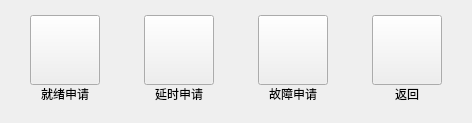
       <widget class="QWidget" name="controlStateSetPage">
        <layout class="QHBoxLayout" name="horizontalLayout_14">
         <property name="spacing">
          <number>44</number>
         </property>
         <property name="leftMargin">
          <number>30</number>
         </property>
         <property name="topMargin">
          <number>15</number>
         </property>
         <property name="rightMargin">
          <number>30</number>
         </property>
         <property name="bottomMargin">
          <number>20</number>
         </property>
         <item>
          <layout class="QVBoxLayout" name="verticalLayout_13">
           <property name="spacing">
            <number>0</number>
           </property>
           <item>
            <widget class="QPushButton" name="readyBtn">
             <property name="minimumSize">
              <size>
               <width>70</width>
               <height>70</height>
              </size>
             </property>
             <property name="maximumSize">
              <size>
               <width>70</width>
               <height>70</height>
              </size>
             </property>
             <property name="text">
              <string/>
             </property>
             <property name="autoRepeatDelay">
              <number>500</number>
             </property>
             <property name="autoRepeatInterval">
              <number>200</number>
             </property>
            </widget>
           </item>
           <item>
            <widget class="QLabel" name="readyBtnLabel">
             <property name="maximumSize">
              <size>
               <width>70</width>
               <height>16777215</height>
              </size>
             </property>
             <property name="text">
              <string>就绪申请</string>
             </property>
             <property name="alignment">
              <set>Qt::AlignCenter</set>
             </property>
            </widget>
           </item>
          </layout>
         </item>
         <item>
          <layout class="QVBoxLayout" name="verticalLayout_14">
           <property name="spacing">
            <number>0</number>
           </property>
           <item>
            <widget class="QPushButton" name="delayBtn">
             <property name="minimumSize">
              <size>
               <width>70</width>
               <height>70</height>
              </size>
             </property>
             <property name="maximumSize">
              <size>
               <width>70</width>
               <height>70</height>
              </size>
             </property>
             <property name="text">
              <string/>
             </property>
             <property name="autoRepeatDelay">
              <number>500</number>
             </property>
             <property name="autoRepeatInterval">
              <number>200</number>
             </property>
            </widget>
           </item>
           <item>
            <widget class="QLabel" name="delayBtnLabel">
             <property name="maximumSize">
              <size>
               <width>70</width>
               <height>16777215</height>
              </size>
             </property>
             <property name="text">
              <string>延时申请</string>
             </property>
             <property name="alignment">
              <set>Qt::AlignCenter</set>
             </property>
            </widget>
           </item>
          </layout>
         </item>
         <item>
          <layout class="QVBoxLayout" name="verticalLayout_15">
           <property name="spacing">
            <number>0</number>
           </property>
           <item>
            <widget class="QPushButton" name="faultBtn">
             <property name="minimumSize">
              <size>
               <width>70</width>
               <height>70</height>
              </size>
             </property>
             <property name="maximumSize">
              <size>
               <width>70</width>
               <height>70</height>
              </size>
             </property>
             <property name="text">
              <string/>
             </property>
             <property name="autoRepeatDelay">
              <number>500</number>
             </property>
             <property name="autoRepeatInterval">
              <number>200</number>
             </property>
            </widget>
           </item>
           <item>
            <widget class="QLabel" name="faultBtnLabel">
             <property name="maximumSize">
              <size>
               <width>70</width>
               <height>16777215</height>
              </size>
             </property>
             <property name="text">
              <string>故障申请</string>
             </property>
             <property name="alignment">
              <set>Qt::AlignCenter</set>
             </property>
            </widget>
           </item>
          </layout>
         </item>
         <item>
          <layout class="QVBoxLayout" name="verticalLayout_16">
           <property name="spacing">
            <number>0</number>
           </property>
           <item>
            <widget class="QPushButton" name="stateSetBackBtn">
             <property name="minimumSize">
              <size>
               <width>70</width>
               <height>70</height>
              </size>
             </property>
             <property name="maximumSize">
              <size>
               <width>70</width>
               <height>70</height>
              </size>
             </property>
             <property name="text">
              <string/>
             </property>
             <property name="autoRepeatDelay">
              <number>500</number>
             </property>
             <property name="autoRepeatInterval">
              <number>200</number>
             </property>
            </widget>
           </item>
           <item>
            <widget class="QLabel" name="stateSetBackBtnLabel">
             <property name="maximumSize">
              <size>
               <width>70</width>
               <height>16777215</height>
              </size>
             </property>
             <property name="text">
              <string>返回</string>
             </property>
             <property name="alignment">
              <set>Qt::AlignCenter</set>
             </property>
            </widget>
           </item>
          </layout>
         </item>
        </layout>
       </widget>
